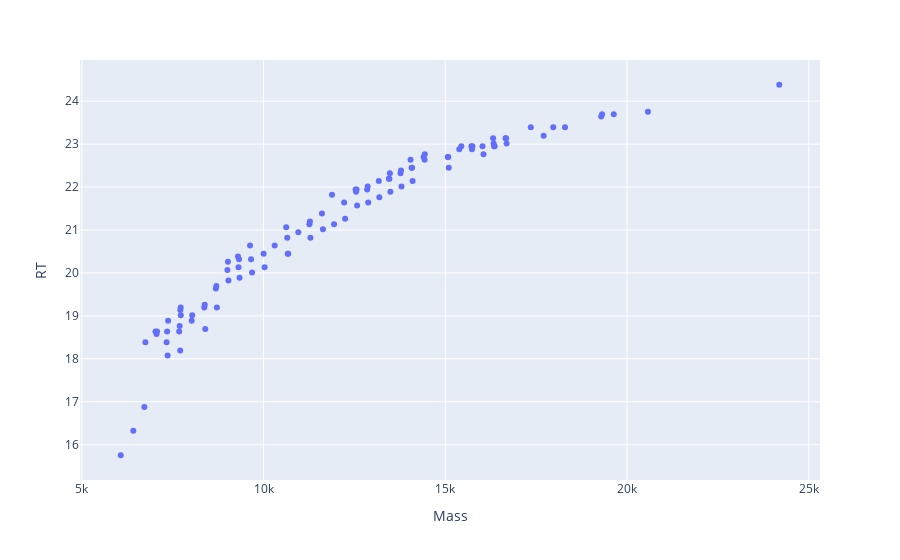

This figure's notebook cell:
### Code cell
plotly_zone(df_matched_3p_s3)
